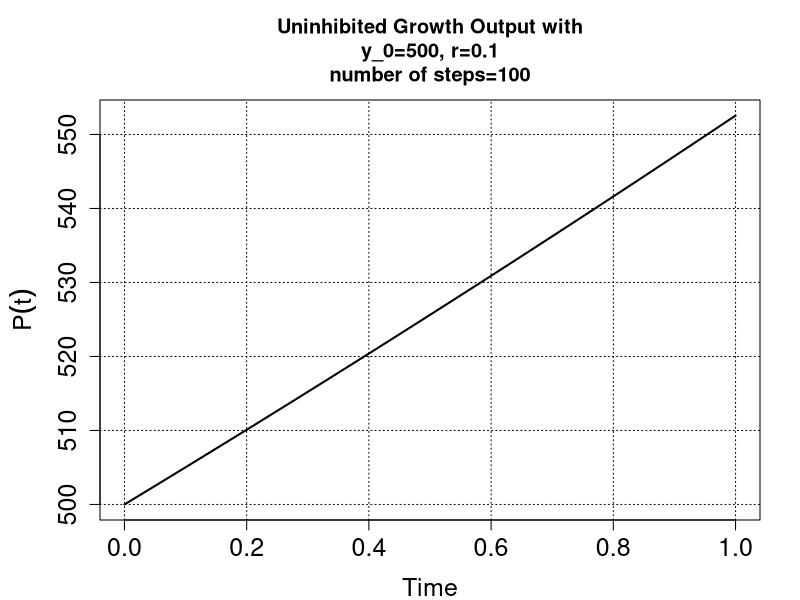

Write R code to recreate this figure.
#######################################################################
###  Uninhibited Growth
###  Euler's Method: Differential Equation Numerical Solution
###  By Thomas J. Pfaff
###  For The Text Applied Calculus with R
#######################################################################

#######################################################################
#### Code to run Euler's Method and save the results. 
#######################################################################

## Define starting values and variables.

t_initial <- 0
t_final <- 1
y_0 <- 500
r <- 0.1
delta_t <- 0.01

## Set up value for the For Loop.

t <- t_initial
y <- y_0
t_data <- t # Initializing the time vector with starting value
y_data <- y # Initializing the y or population vector with starting value
number_steps <- (t_final - t_initial) / delta_t

## Run the For Loop.

for (i in 1:number_steps){
  y_prime <- r*y # The differential equation
  y <- y_prime*delta_t + y # Microscope equation
  t <- t + delta_t # Increments t to its next value
  t_data[i + 1] <- t # Add new value to the time vector
  y_data[i + 1] <- y # Add new value to the population vector
}


######################################################################
#### Create a plot of the data. 
######################################################################

par(mar = c(4, 5, 5, 2))
plot(t_data, y_data, type = "l", lwd = 2, xlab = "Time",
     ylab = expression(P(t)), cex.lab = 1.5, cex.axis = 1.5)
  title(paste("Uninhibited Growth Output with\ny_0=", y_0,
            ", r=", r, "\nnumber of steps=", number_steps, sep=""))
  grid(NULL, NULL, col = "black")

######################################################################
#### Find the final value.
######################################################################

options(digits = 8) # Sets number of digits of output
y_data[length(y_data)]

paste("The value of y at time t=",round(t,1)," is ",
      y_data[length(y_data)], sep = "")

#######################################################################
#### Run the code below to see the first n values of the data.
#### Use tail() instead of head() for the end of the data.
#### This is particulalry useful to check work done by hand.
#######################################################################

rows <- 5
head(cbind(t_data, y_data), rows)
